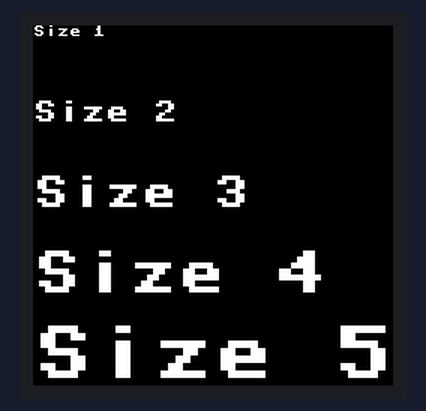
A program run on a simulated Raspberry Pi Pico running MicroPython. Parts: 240×240 colour display. At 0.1 s the program stops and its outputs stay as they are.

Above: at 0.1 s.

The program:

example.py
```python
# Multi-sized Font for Raspberry Pi Pico LCD/OLED Displays
# Existing framebuf library only supports 8*8 font size
# lcd_write method has been implemented in the LCD_1inch3
# class inside the lcd_lib.py file

from lcd_lib import LCD_1inch3

LCD = LCD_1inch3()
LCD.fill(LCD.black)

LCD.write_text('Size 1',x=0,y=0,size=1,color=LCD.white)
LCD.write_text('Size 2',x=0,y=50,size=2,color=LCD.white)
LCD.write_text('Size 3',x=0,y=100,size=3,color=LCD.white)
LCD.write_text('Size 4',x=0,y=150,size=4,color=LCD.white)
LCD.write_text('Size 5',x=0,y=200,size=5,color=LCD.white)

LCD.show()
```

lcd_lib.py
```python
from machine import Pin,SPI,PWM
import framebuf
import time
import os

BL = 13
DC = 8
RST = 12
MOSI = 11
SCK = 10
CS = 9


class LCD_1inch3(framebuf.FrameBuffer):
    def __init__(self):
        self.width = 240
        self.height = 240

        self.cs = Pin(CS,Pin.OUT)
        self.rst = Pin(RST,Pin.OUT)

        self.cs(1)
        self.spi = SPI(1)
        self.spi = SPI(1,1000_000)
        self.spi = SPI(1,100000_000,polarity=0, phase=0,sck=Pin(SCK),mosi=Pin(MOSI),miso=None)
        self.dc = Pin(DC,Pin.OUT)
        self.dc(1)
        self.buffer = bytearray(self.height * self.width * 2)
        super().__init__(self.buffer, self.width, self.height, framebuf.RGB565)
        self.init_display()
        # B-R-G
        self.red   =   0x07E0
        self.green =   0x001f
        self.blue  =   0xf800
        self.white =   0xffff
        self.black =   0x0000

    def write_cmd(self, cmd):
        self.cs(1)
        self.dc(0)
        self.cs(0)
        self.spi.write(bytearray([cmd]))
        self.cs(1)

    def write_data(self, buf):
        self.cs(1)
        self.dc(1)
        self.cs(0)
        self.spi.write(bytearray([buf]))
        self.cs(1)

    def init_display(self):
        """Initialize dispaly"""
        self.rst(1)
        self.rst(0)
        self.rst(1)

        self.write_cmd(0x36)
        self.write_data(0x70)

        self.write_cmd(0x3A)
        self.write_data(0x05)

        self.write_cmd(0xB2)
        self.write_data(0x0C)
        self.write_data(0x0C)
        self.write_data(0x00)
        self.write_data(0x33)
        self.write_data(0x33)

        self.write_cmd(0xB7)
        self.write_data(0x35)

        self.write_cmd(0xBB)
        self.write_data(0x19)

        self.write_cmd(0xC0)
        self.write_data(0x2C)

        self.write_cmd(0xC2)
        self.write_data(0x01)

        self.write_cmd(0xC3)
        self.write_data(0x12)

        self.write_cmd(0xC4)
        self.write_data(0x20)

        self.write_cmd(0xC6)
        self.write_data(0x0F)

        self.write_cmd(0xD0)
        self.write_data(0xA4)
        self.write_data(0xA1)

        self.write_cmd(0xE0)
        self.write_data(0xD0)
        self.write_data(0x04)
        self.write_data(0x0D)
        self.write_data(0x11)
        self.write_data(0x13)
        self.write_data(0x2B)
        self.write_data(0x3F)
        self.write_data(0x54)
        self.write_data(0x4C)
        self.write_data(0x18)
        self.write_data(0x0D)
        self.write_data(0x0B)
        self.write_data(0x1F)
        self.write_data(0x23)

        self.write_cmd(0xE1)
        self.write_data(0xD0)
        self.write_data(0x04)
        self.write_data(0x0C)
        self.write_data(0x11)
        self.write_data(0x13)
        self.write_data(0x2C)
        self.write_data(0x3F)
        self.write_data(0x44)
        self.write_data(0x51)
        self.write_data(0x2F)
        self.write_data(0x1F)
        self.write_data(0x1F)
        self.write_data(0x20)
        self.write_data(0x23)

        self.write_cmd(0x21)

        self.write_cmd(0x11)

        self.write_cmd(0x29)

    def show(self):
        self.write_cmd(0x2A)
        self.write_data(0x00)
        self.write_data(0x00)
        self.write_data(0x00)
        self.write_data(0xef)

        self.write_cmd(0x2B)
        self.write_data(0x00)
        self.write_data(0x00)
        self.write_data(0x00)
        self.write_data(0xEF)

        self.write_cmd(0x2C)

        self.cs(1)
        self.dc(1)
        self.cs(0)
        self.spi.write(self.buffer)
        self.cs(1)

    def render(self,image_name,offset_x=0,offset_y=0,background=None,show_rendering=True):
        '''Method to render 16-Bit images on the LCD panel

            Args:
                image_name: path of the encoded image
                offset_x: x co-ordinate of starting position
                offset_y: y co-ordinate of starting position
                background: color of the background
                show_rendering: if True, the process of rendering is shown, else a loading screen is shown
        '''
        self.fill(background)

        f = open(image_name,'r')

        row_count = 0

        while True:
            data = f.readline()
            if not data:
                break
            px_ptr = 0
            # All Even Positions will be Pixel Counts and
            # odd positions will be Pixel Color Values
            data = data.split(',')
            for i in range(len(data)):
                # Reading Count of Homogenous Pixels
                if i%2 == 0:
                    px_count = int(data[i])
                # Reading the Color of the Homogenous Pixels
                else:
                    color = int('0x'+data[i])
                    if color != background:
                        self.hline(px_ptr+offset_x,row_count+offset_y,px_count,color)
                    px_ptr += px_count

            row_count += 1
            if show_rendering:
                self.show()

    def write_text(self,text,x,y,size,color):
        ''' Method to write Text on OLED/LCD Displays
            with a variable font size

            Args:
                text: the string of chars to be displayed
                x: x co-ordinate of starting position
                y: y co-ordinate of starting position
                size: font size of text
                color: color of text to be displayed
        '''
        background = self.pixel(x,y)
        info = []
        # Creating reference charaters to read their values
        self.text(text,x,y,color)
        for i in range(x,x+(8*len(text))):
            for j in range(y,y+8):
                # Fetching amd saving details of pixels, such as
                # x co-ordinate, y co-ordinate, and color of the pixel
                px_color = self.pixel(i,j)
                info.append((i,j,px_color)) if px_color == color else None
        # Clearing the reference characters from the screen
        self.text(text,x,y,background)
        # Writing the custom-sized font characters on screen
        for px_info in info:
            self.fill_rect(size*px_info[0] - (size-1)*x , size*px_info[1] - (size-1)*y, size, size, px_info[2])
```
